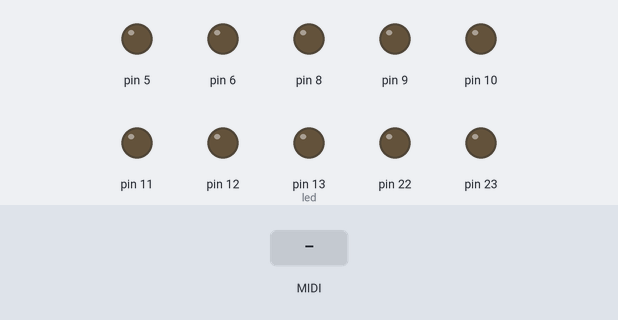
The sketch below on a simulated Arduino Uno, built with avr-gcc and run on an emulated ATmega328P. Parts: output pins drawn as LEDs (lit = HIGH). Inputs (shaded band) come from the test bench. MIDI output is not drawn.

Above: at 1.2 s.
1.3 s: MIDI note 60 received
At 2.1 s:
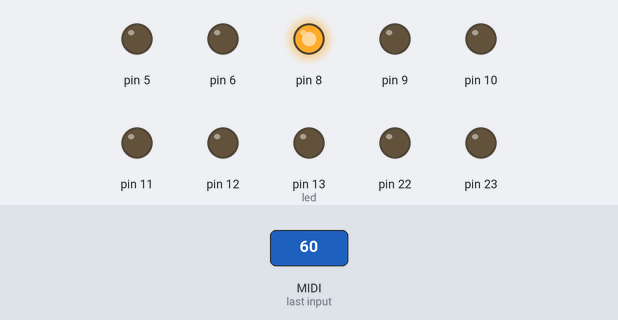
3.1 s: MIDI note 64 received
At 3.35 s:
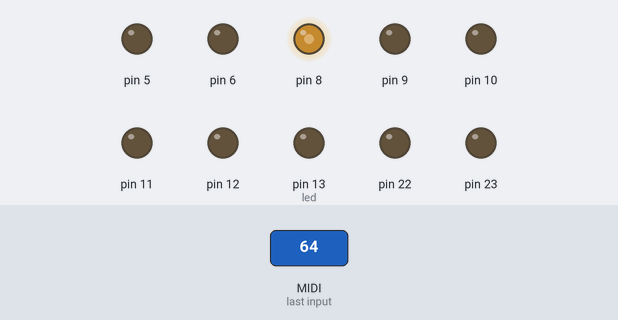
Timing chart, 0 to 6.1 s (numbered marks = the images above; inputs shaded):
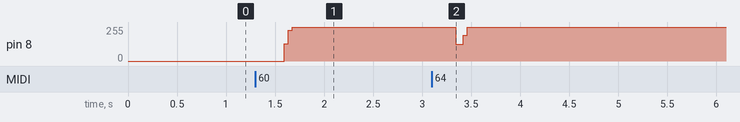

The sketch:

timer0SynthPOLY.ino
```cpp
#include <MIDI.h>
MIDI_CREATE_DEFAULT_INSTANCE();

byte led = 13;

byte channel=0;
byte oct;

int t=0;


long cycles[128] =
{
  61156,57723,54483,51425,48539,45815,43243,40816,38525,36363,34322,32396,30578,28861,27241,25712,24269,22907,21621,20408,19262,18181,17161,16198,15289,14430,13620,12856,12134,11453,10810,10204,9631,9090,8580,8099,7644,7215,6810,6428,6067,5726,5405,5102,4815,4545,4290,4049,3822,3607,3405,3214,3033,2863,2702,2551,2407,2272,2145,2024,1911,1803,1702,1607,1516,1431,1351,1275,1203,1136,1072,1012,955,901,851,803,758,715,675,637,601,568,536,506,477,450,425,401,379,357,337,318,300,284,268,253,238,225,212,200,189,178,168,159,150,142,134,126,119,112,106,100,94,89,84,79,75,71,67,63,59,56,53,50,47,44,42,39
};


byte ntsPld[64];
byte ntsPldCnt = 0;
byte n, nn;

int ntsFreqCnt[64];
int pinState[64];

void handleNoteOff(byte channel, byte note, byte velocity)
{
  byte found = 0;
  for (nn=0; nn<ntsPldCnt; nn++) {
    if (ntsPld[nn]==note) {
      found = 1;
    }

    if (found==1) {
      if (nn==ntsPldCnt-1){
        ntsPld[nn] = 0;
      } else {
        ntsPld[nn] = ntsPld[nn+1];
      }

    }
  }
  ntsPldCnt--;
}

void handleNoteOn(byte channel, byte note, byte velocity)
{
  ntsPld[ ntsPldCnt ] = note;
  ntsFreqCnt [ ntsPldCnt ] = 0;
  pinState [ ntsPldCnt ] = 0;
  ntsPldCnt++;
}


void setup() {

  MIDI.setHandleNoteOn(handleNoteOn);
  MIDI.setHandleNoteOff(handleNoteOff);
  MIDI.begin();

  pinMode(led, OUTPUT);
  pinMode(5, OUTPUT);
  pinMode(6, OUTPUT);
  DDRB = DDRB | 0b11111111;

  TCCR1A = 0;     // set entire TCCR1A register to 0
  TCCR1B = 0;     // same for TCCR1B
  // set compare match register to desired timer count:
  OCR1A = 32;
  OCR1B = 1;
  // turn on CTC mode:
  TCCR1B |= (1 << WGM12);
  // Set CS10 and CS12 bits for 1024 prescaler:
  TCCR1B |= (1 << CS10);
  TCCR1B |= (1 << CS11);
  //TCCR1B |= (1 << CS12);
  // enable timer compare interrupt:
  TIMSK1 |= (1 << OCIE1A);
  //TIMSK1 |= (1 << OCIE1B);
//
//  TCCR2A = 0;     // set entire TCCR2A register to 0
//  TCCR2B = 0;     // same for TCCR2B
//  // set compare match register to desired timer count:
//  OCR2A = 128;
//  // turn on CTC mode:
//  TCCR2A |= (1 << WGM21);
//  // Set CS20 and CS22 bits for 1024 prescaler:
//  TCCR2B |= (1 << CS20);
//  //TCCR2B |= (1 << CS21);
//  //TCCR2B |= (1 << CS22);
//  // enable timer compare interrupt:
//  TIMSK2 |= (1 << OCIE2A);
//  //TIMSK2 |= (1 << OCIE2B);
//
//  //To use Fast PWM on Timer 0
//  TCCR0A = _BV(COM0A1) | _BV(COM0B1) | _BV(WGM01) | _BV(WGM00);
//  TCCR0B = 0;
//  // prescaler
//  TCCR0B |= (1 << CS00);
//  //TCCR0B |= (1 << CS01);
//  //TCCR0B |= (1 << CS02);

}

long reg = 0x55aa55aaL;
int b31, b29, b25, b24, lobit, val1;

void loop() {
  MIDI.read();
  //oct = ((analogRead(A0)>>6));
  //int val1 = ((analogRead(A1)>>2));
  //OCR2A = ((analogRead(A0)>>2));
  //OCR2B = ((analogRead(A1)));
  //OCR0B = (t*t/2)&255;
}


ISR(TIMER1_COMPA_vect) {
  byte state = 0;
  for (n=0; n<ntsPldCnt; n++) {
    if (ntsFreqCnt[n]> cycles[ntsPld[n]]) {
      pinState[n]=!pinState[n];
      ntsFreqCnt[n] = 0;
    } else {
      ntsFreqCnt[n]++;
    }
    state ^= pinState[n];
  }
  PORTB ^= (state<<0) ;
}

//ISR(TIMER1_COMPB_vect) {
//  PORTB ^= (1<<0);
//}
//
//ISR(TIMER2_COMPA_vect) {
//  OCR0A = (t^t%val1)&255;
//  t++;
//}
```

Measured:
- after the input at 1.3 s, pin 8: 0/255 → 255/255 after 0.29 s
- after the input at 3.1 s, pin 8: 255/255 → 127/255 after 0.24 s, → 255/255 0.08 s later
